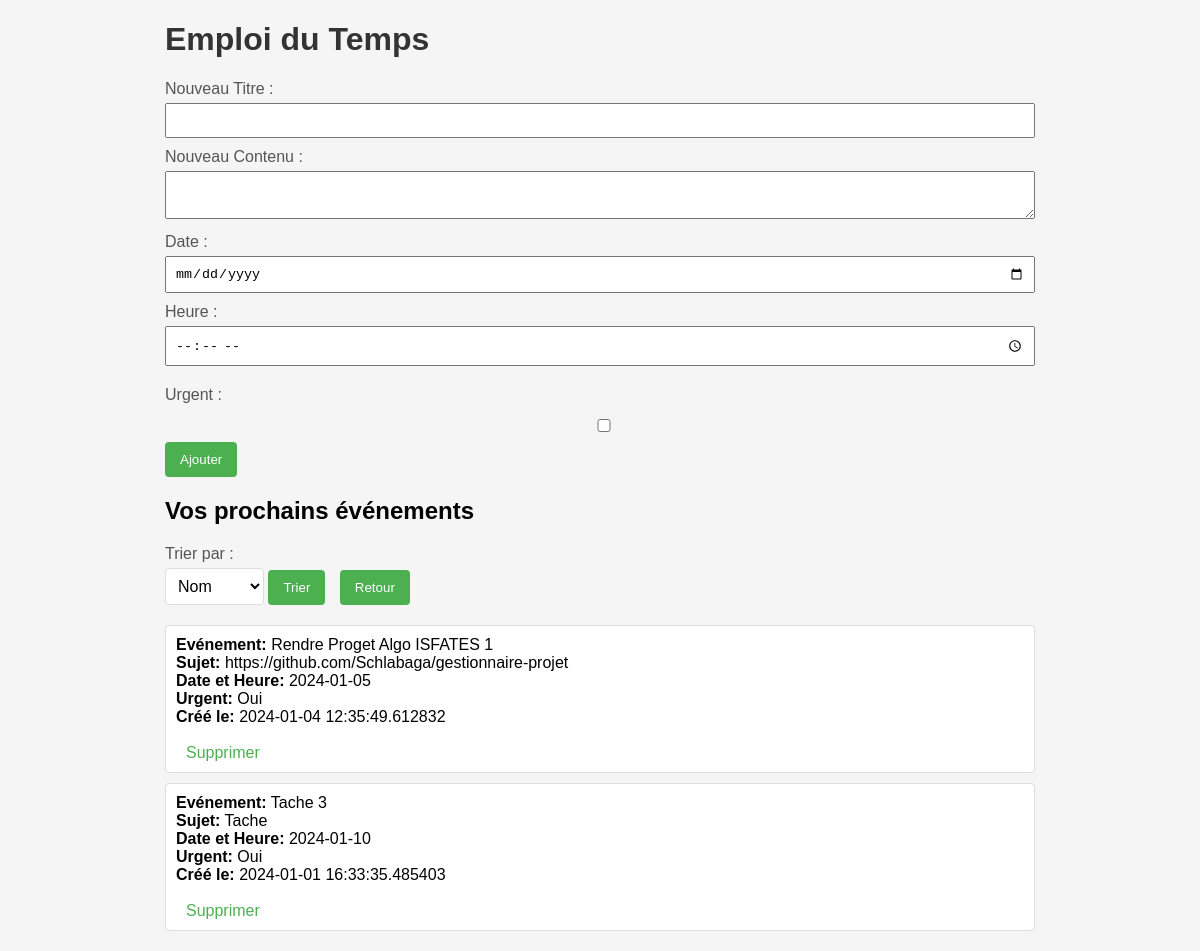
The page / on the database its author committed.
### tables this page shows
CREATE TABLE taches (
                id INTEGER PRIMARY KEY AUTOINCREMENT,
                titre TEXT NOT NULL,
                contenu TEXT NOT NULL,
                date DATETIME,
                urgent BIT, 
                creation DATETIME DEFAULT CURRENT_TIMESTAMP  
            );

### main.py (the view)
    def accueil(self):
        self.gestionnaire_taches.supprimer_taches_expirees()
        taches = self.gestionnaire_taches.recuperer_taches()
        return render_template('accueil.html', taches=taches)

### main.py (called while the page is built)
    def recuperer_taches(self):
        with self.base_de_donnees as conn:
            cursor = conn.cursor()
            cursor.execute('SELECT id, titre, contenu, urgent, date, creation FROM taches ORDER BY date')
            return [Tache(row[0], row[1], row[2], row[3], datetime.strptime(row[4], '%d/%m/%Y %H:%M').date(), row[5]) for row in cursor.fetchall()]

    def supprimer_taches_expirees(self):
        date_actuelle = date.today()
        taches_expirees = [tache for tache in self.taches if tache.date < date_actuelle]
        with self.base_de_donnees as conn:
            cursor = conn.cursor()
            for tache in taches_expirees:
                cursor.execute('DELETE FROM taches WHERE id = ?', (tache.id,))
        self.taches = self.recuperer_taches()

### templates/accueil.html (shortened to what this page needs)
<!DOCTYPE html>
<html lang="fr">
<head>
</head>
<body>
    <div class="form-container">
        <h1>Emploi du Temps</h1>
        <form action="/ajouter_tache" method="post">
            <label for="titre">Nouveau Titre :</label>
            <input type="text" name="titre" required>
            <label for="contenu">Nouveau Contenu :</label>
            <textarea name="contenu" required></textarea>
            <label for="date">Date :</label>
            <input type="date" name="date" min="{{ date_actuelle }}" required>
            <label for="heure">Heure :</label>
            <input type="time" name="heure" required>
            <label class="urgent-label" for="urgent">Urgent :</label>
            <input type="checkbox" name="urgent" id="urgent" class="urgent-checkbox">
            <button type="submit">Ajouter</button>
        </form>
        {% if taches %}
            <ul>
                <h2>Vos prochains événements</h2>
                <form action="/trier_evenements" method="post">
                    <label for="tri">Trier par :</label>
                    <select name="tri" id="tri">
                        <option value="nom" selected>Nom</option>
                    </select>
                    <button type="submit">Trier</button>
                    <a href="{{ url_for('accueil') }}">
                        <button type="button">Retour</button>
                    </a>
                </form>
                {% for tache in taches %}
                    <li>
                        <strong>Evénement:</strong> {{ tache.titre }}<br>
                        <strong>Sujet:</strong> {{ tache.contenu }}<br>
                        <strong>Date et Heure:</strong> {{ tache.date }}<br>
                        <strong>Urgent:</strong> {% if tache.urgent %}Oui{% else %}Non{% endif %}<br>
                        <strong>Créé le:</strong> {{ tache.creation }}<br><br>
                        <a href="{{ url_for('supprimer_tache', id=tache.id) }}">Supprimer</a>
                    </li>
                {% endfor %}
            </ul>
        {% else %}
            <p>Aucun événement à afficher.</p>
        {% endif %}
    </div>
</body>
</html>

### templates/accueil.html (style rules this page uses)
body { font-family: Arial, sans-serif; background-color: #f5f5f5; margin: 20px; }
h1 { color: #333; }
form { margin-bottom: 20px; }
label { display: block; margin-bottom: 5px; color: #555; }
input, textarea { width: 100%; padding: 8px; margin-bottom: 10px; box-sizing: border-box; }
button { background-color: #4caf50; color: white; padding: 10px 15px; border: none; border-radius: 4px; cursor: pointer; }
ul { list-style-type: none; padding: 0; }
li { background-color: #fff; border: 1px solid #ddd; margin-bottom: 10px; padding: 10px; border-radius: 4px; }
a { color: #4caf50; margin-left: 10px; text-decoration: none; }
select { padding: 8px; border: 1px solid #ddd; border-radius: 4px; box-sizing: border-box; font-size: 16px; background-color: #fff; cursor: pointer; }
.form-container { width: 75%; margin: 0 auto; }
.urgent-label { margin-top: 10px; text-align: left; }
.urgent-checkbox { margin-top: 10px; }

### rows shown on the page
taches: titre "Rendre Proget Algo ISFATES 1", contenu "https://github.com/Schlabaga/gestionnaire-projet", date "2024-01-05", urgent "Oui", creation "2024-01-04 12:35:49.612832"
taches: titre "Tache 3", contenu "Tache", date "2024-01-10", urgent "Oui", creation "2024-01-01 16:33:35.485403"
